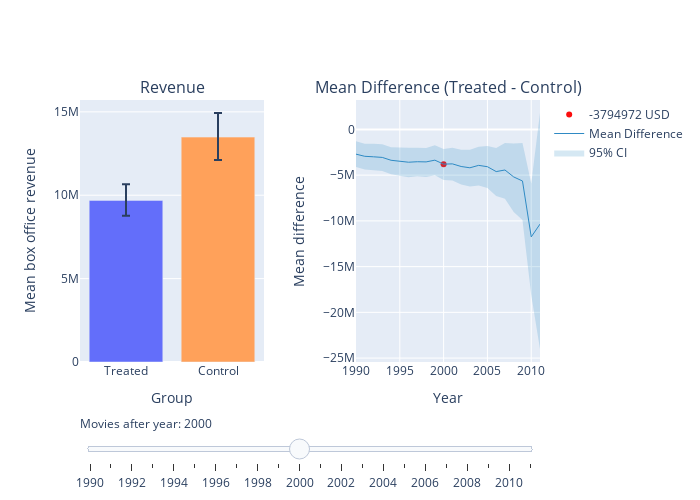

Notebook cell for this chart:
### Markdown cell above
#### Comment
- We observe that the density is similar between 0 - 0.5e8
- We observe that the treated group has some extreme values

### Code cell
# Create figure, t=0.33
fig = make_subplots(rows=1, 
       cols=2, 
       start_cell="bottom-left", 
       subplot_titles=('Revenue','Mean Difference (Treated - Control)'),
       horizontal_spacing  = 0.2)

# Add traces, one for each slider step
for idx in range(22):
    fig.add_trace(go.Bar(
        visible=False,
        name='Revenue',
        x=['Treated', 'Control'], y=[treated_mean_33[idx], control_mean_33[idx]],
        error_y=dict(type='data', array=[treated_ci_upper_33[idx], control_ci_upper_33[idx]], arrayminus=[treated_ci_lower_33[idx], control_ci_lower_33[idx]]),
        marker_color=['#636EFA', "#FFA15A"],
        showlegend=False,
    ),row=1, col=1
)
    
for idx, threshold in enumerate(np.arange(1990, 2012)):
    fig.add_trace(
        go.Scatter(
            visible=False,
            name=str(round(mean_diffs_33[idx])) + ' USD',
            line=dict(color="#FB0D0D", width=15),
            x=[threshold],
            y=[mean_diffs_33[idx]],
            mode="markers"
        ), row=1, col=2
    )

fig.add_trace(
    go.Scatter(
        visible=True,
        line=dict(color='rgba(47, 138, 196, 1)', width=1),
        x=np.arange(1990, 2012),
        y=mean_diffs_33,
        name="Mean Difference",
        mode="lines"
    ), row=1, col=2
)

# add 95% CI
fig.add_trace(
    go.Scatter(
        visible=True,
        x=[i for i in range(1990, 2012)]+ [i for i in range(1990, 2012)][::-1], # x, then x reversed
        y=mean_diffs_ci_upper_33+mean_diffs_ci_lower_33[::-1], # upper, then lower reversed
        fill='toself',
        fillcolor="rgba(47, 138, 196, 0.2)",
        line=dict(color='rgba(255,255,255,0)'),
        hoverinfo="skip",
        name='95% CI',
        showlegend=True
    ), row=1, col=2
)
    
    

# Make 10th trace visible
fig.data[10].visible = True
fig.data[32].visible = True
fig.data[44].visible = True
fig.data[45].visible = True


# Create and add slider
steps = []
for idx, year in enumerate(np.arange(1990, 2012)):
    step = dict(
        method="update",
        args=[{"visible": [False] * len(fig.data)}],  # layout attribute
        label=str(year)  # update the label to remove "step"
    )
    step["args"][0]["visible"][idx] = True  
    step["args"][0]["visible"][idx + 22] = True 
    step["args"][0]["visible"][44] = True 
    step["args"][0]["visible"][45] = True 
    steps.append(step)
    
    sliders = [dict(
    active= 10,
    currentvalue={"prefix": "Movies after year: "}, 
    pad={"t": 50},
    steps=steps
)]


fig.update_layout(
    width=700,
    height=500,
    sliders=sliders
)

# edit axis labels
fig['layout']['yaxis']['title']='Mean box office revenue'
fig['layout']['yaxis2']['title']='Mean difference'
fig['layout']['xaxis']['title']='Group'
fig['layout']['xaxis2']['title']='Year'

fig.show()
fig.write_html("./plots/mean_difference_female_2.html")

### Figure 1 — Plotly figure (JSON) as saved in the notebook; plotly's stock layout.template omitted (floating-point values rounded to 4 significant figures)
{"data": [{"error_y": {"array": [808800.0, 1201000.0], "arrayminus": [779500.0, 1123000.0], "type": "data"}, "marker": {"color": ["#636EFA", "#FFA15A"]}, "name": "Revenue", "showlegend": false, "type": "bar", "visible": false, "x": ["Treated", "Control"], "xaxis": "x", "y": [10170000.0, 12880000.0], "yaxis": "y"}, {"error_y": {"array": [817500.0, 1201000.0], "arrayminus": [778400.0, 1121000.0], "type": "data"}, "marker": {"color": ["#636EFA", "#FFA15A"]}, "name": "Revenue", "showlegend": false, "type": "bar", "visible": false, "x": ["Treated", "Control"], "xaxis": "x", "y": [10030000.0, 12970000.0], "yaxis": "y"}, {"error_y": {"array": [830200.0, 1263000.0], "arrayminus": [780800.0, 1147000.0], "type": "data"}, "marker": {"color": ["#636EFA", "#FFA15A"]}, "name": "Revenue", "showlegend": false, "type": "bar", "visible": false, "x": ["Treated", "Control"], "xaxis": "x", "y": [10020000.0, 13010000.0], "yaxis": "y"}, {"error_y": {"array": [827600.0, 1266000.0], "arrayminus": [790200.0, 1163000.0], "type": "data"}, "marker": {"color": ["#636EFA", "#FFA15A"]}, "name": "Revenue", "showlegend": false, "type": "bar", "visible": false, "x": ["Treated", "Control"], "xaxis": "x", "y": [10050000.0, 13110000.0], "yaxis": "y"}, {"error_y": {"array": [796400.0, 1308000.0], "arrayminus": [789200.0, 1203000.0], "type": "data"}, "marker": {"color": ["#636EFA", "#FFA15A"]}, "name": "Revenue", "showlegend": false, "type": "bar", "visible": false, "x": ["Treated", "Control"], "xaxis": "x", "y": [9932000.0, 13310000.0], "yaxis": "y"}, {"error_y": {"array": [822000.0, 1345000.0], "arrayminus": [802400.0, 1217000.0], "type": "data"}, "marker": {"color": ["#636EFA", "#FFA15A"]}, "name": "Revenue", "showlegend": false, "type": "bar", "visible": false, "x": ["Treated", "Control"], "xaxis": "x", "y": [9891000.0, 13390000.0], "yaxis": "y"}, {"error_y": {"array": [867500.0, 1392000.0], "arrayminus": [831400.0, 1287000.0], "type": "data"}, "marker": {"color": ["#636EFA", "#FFA15A"]}, "name": "Revenue", "showlegend": false, "type": "bar", "visible": false, "x": ["Treated", "Control"], "xaxis": "x", "y": [9991000.0, 13580000.0], "yaxis": "y"}, {"error_y": {"array": [886000.0, 1313000.0], "arrayminus": [835400.0, 1235000.0], "type": "data"}, "marker": {"color": ["#636EFA", "#FFA15A"]}, "name": "Revenue", "showlegend": false, "type": "bar", "visible": false, "x": ["Treated", "Control"], "xaxis": "x", "y": [9939000.0, 13470000.0], "yaxis": "y"}, {"error_y": {"array": [931100.0, 1373000.0], "arrayminus": [855000.0, 1291000.0], "type": "data"}, "marker": {"color": ["#636EFA", "#FFA15A"]}, "name": "Revenue", "showlegend": false, "type": "bar", "visible": false, "x": ["Treated", "Control"], "xaxis": "x", "y": [9895000.0, 13450000.0], "yaxis": "y"}, {"error_y": {"array": [945000.0, 1446000.0], "arrayminus": [884800.0, 1300000.0], "type": "data"}, "marker": {"color": ["#636EFA", "#FFA15A"]}, "name": "Revenue", "showlegend": false, "type": "bar", "visible": false, "x": ["Treated", "Control"], "xaxis": "x", "y": [9887000.0, 13250000.0], "yaxis": "y"}, {"error_y": {"array": [966400.0, 1439000.0], "arrayminus": [914900.0, 1368000.0], "type": "data"}, "marker": {"color": ["#636EFA", "#FFA15A"]}, "name": "Revenue", "showlegend": false, "type": "bar", "visible": true, "x": ["Treated", "Control"], "xaxis": "x", "y": [9690000.0, 13490000.0], "yaxis": "y"}, {"error_y": {"array": [1013000.0, 1591000.0], "arrayminus": [955500.0, 1453000.0], "type": "data"}, "marker": {"color": ["#636EFA", "#FFA15A"]}, "name": "Revenue", "showlegend": false, "type": "bar", "visible": false, "x": ["Treated", "Control"], "xaxis": "x", "y": [9749000.0, 13510000.0], "yaxis": "y"}, {"error_y": {"array": [1074000.0, 1636000.0], "arrayminus": [1018000.0, 1568000.0], "type": "data"}, "marker": {"color": ["#636EFA", "#FFA15A"]}, "name": "Revenue", "showlegend": false, "type": "bar", "visible": false, "x": ["Treated", "Control"], "xaxis": "x", "y": [9630000.0, 13680000.0], "yaxis": "y"}, {"error_y": {"array": [1091000.0, 1660000.0], "arrayminus": [1062000.0, 1609000.0], "type": "data"}, "marker": {"color": ["#636EFA", "#FFA15A"]}, "name": "Revenue", "showlegend": false, "type": "bar", "visible": false, "x": ["Treated", "Control"], "xaxis": "x", "y": [9449000.0, 13640000.0], "yaxis": "y"}, {"error_y": {"array": [1167000.0, 1884000.0], "arrayminus": [1089000.0, 1640000.0], "type": "data"}, "marker": {"color": ["#636EFA", "#FFA15A"]}, "name": "Revenue", "showlegend": false, "type": "bar", "visible": false, "x": ["Treated", "Control"], "xaxis": "x", "y": [9479000.0, 13410000.0], "yaxis": "y"}, {"error_y": {"array": [1278000.0, 2026000.0], "arrayminus": [1192000.0, 1825000.0], "type": "data"}, "marker": {"color": ["#636EFA", "#FFA15A"]}, "name": "Revenue", "showlegend": false, "type": "bar", "visible": false, "x": ["Treated", "Control"], "xaxis": "x", "y": [9432000.0, 13510000.0], "yaxis": "y"}, {"error_y": {"array": [1513000.0, 2337000.0], "arrayminus": [1402000.0, 2110000.0], "type": "data"}, "marker": {"color": ["#636EFA", "#FFA15A"]}, "name": "Revenue", "showlegend": false, "type": "bar", "visible": false, "x": ["Treated", "Control"], "xaxis": "x", "y": [9762000.0, 14370000.0], "yaxis": "y"}, {"error_y": {"array": [1781000.0, 2637000.0], "arrayminus": [1644000.0, 2353000.0], "type": "data"}, "marker": {"color": ["#636EFA", "#FFA15A"]}, "name": "Revenue", "showlegend": false, "type": "bar", "visible": false, "x": ["Treated", "Control"], "xaxis": "x", "y": [10250000.0, 14690000.0], "yaxis": "y"}, {"error_y": {"array": [2157000.0, 3422000.0], "arrayminus": [1895000.0, 2946000.0], "type": "data"}, "marker": {"color": ["#636EFA", "#FFA15A"]}, "name": "Revenue", "showlegend": false, "type": "bar", "visible": false, "x": ["Treated", "Control"], "xaxis": "x", "y": [10650000.0, 15840000.0], "yaxis": "y"}, {"error_y": {"array": [2672000.0, 3490000.0], "arrayminus": [2363000.0, 3223000.0], "type": "data"}, "marker": {"color": ["#636EFA", "#FFA15A"]}, "name": "Revenue", "showlegend": false, "type": "bar", "visible": false, "x": ["Treated", "Control"], "xaxis": "x", "y": [11170000.0, 16810000.0], "yaxis": "y"}, {"error_y": {"array": [3016000.0, 5851000.0], "arrayminus": [2568000.0, 4999000.0], "type": "data"}, "marker": {"color": ["#636EFA", "#FFA15A"]}, "name": "Revenue", "showlegend": false, "type": "bar", "visible": false, "x": ["Treated", "Control"], "xaxis": "x", "y": [9739000.0, 21490000.0], "yaxis": "y"}, {"error_y": {"array": [6977000.0, 12380000.0], "arrayminus": [5842000.0, 10090000.0], "type": "data"}, "marker": {"color": ["#636EFA", "#FFA15A"]}, "name": "Revenue", "showlegend": false, "type": "bar", "visible": false, "x": ["Treated", "Control"], "xaxis": "x", "y": [13980000.0, 24340000.0], "yaxis": "y"}, {"line": {"color": "#FB0D0D", "width": 15}, "mode": "markers", "name": "-2704299 USD", "type": "scatter", "visible": false, "x": [1990], "xaxis": "x2", "y": [-2704000.0], "yaxis": "y2"}, {"line": {"color": "#FB0D0D", "width": 15}, "mode": "markers", "name": "-2940394 USD", "type": "scatter", "visible": false, "x": [1991], "xaxis": "x2", "y": [-2940000.0], "yaxis": "y2"}, {"line": {"color": "#FB0D0D", "width": 15}, "mode": "markers", "name": "-2993439 USD", "type": "scatter", "visible": false, "x": [1992], "xaxis": "x2", "y": [-2993000.0], "yaxis": "y2"}, {"line": {"color": "#FB0D0D", "width": 15}, "mode": "markers", "name": "-3060007 USD", "type": "scatter", "visible": false, "x": [1993], "xaxis": "x2", "y": [-3060000.0], "yaxis": "y2"}, {"line": {"color": "#FB0D0D", "width": 15}, "mode": "markers", "name": "-3374070 USD", "type": "scatter", "visible": false, "x": [1994], "xaxis": "x2", "y": [-3374000.0], "yaxis": "y2"}, {"line": {"color": "#FB0D0D", "width": 15}, "mode": "markers", "name": "-3495176 USD", "type": "scatter", "visible": false, "x": [1995], "xaxis": "x2", "y": [-3495000.0], "yaxis": "y2"}, {"line": {"color": "#FB0D0D", "width": 15}, "mode": "markers", "name": "-3587700 USD", "type": "scatter", "visible": false, "x": [1996], "xaxis": "x2", "y": [-3588000.0], "yaxis": "y2"}, {"line": {"color": "#FB0D0D", "width": 15}, "mode": "markers", "name": "-3532693 USD", "type": "scatter", "visible": false, "x": [1997], "xaxis": "x2", "y": [-3533000.0], "yaxis": "y2"}, {"line": {"color": "#FB0D0D", "width": 15}, "mode": "markers", "name": "-3551509 USD", "type": "scatter", "visible": false, "x": [1998], "xaxis": "x2", "y": [-3552000.0], "yaxis": "y2"}, {"line": {"color": "#FB0D0D", "width": 15}, "mode": "markers", "name": "-3360984 USD", "type": "scatter", "visible": false, "x": [1999], "xaxis": "x2", "y": [-3361000.0], "yaxis": "y2"}, {"line": {"color": "#FB0D0D", "width": 15}, "mode": "markers", "name": "-3794972 USD", "type": "scatter", "visible": true, "x": [2000], "xaxis": "x2", "y": [-3795000.0], "yaxis": "y2"}, {"line": {"color": "#FB0D0D", "width": 15}, "mode": "markers", "name": "-3765130 USD", "type": "scatter", "visible": false, "x": [2001], "xaxis": "x2", "y": [-3765000.0], "yaxis": "y2"}, {"line": {"color": "#FB0D0D", "width": 15}, "mode": "markers", "name": "-4053293 USD", "type": "scatter", "visible": false, "x": [2002], "xaxis": "x2", "y": [-4053000.0], "yaxis": "y2"}, {"line": {"color": "#FB0D0D", "width": 15}, "mode": "markers", "name": "-4194573 USD", "type": "scatter", "visible": false, "x": [2003], "xaxis": "x2", "y": [-4195000.0], "yaxis": "y2"}, {"line": {"color": "#FB0D0D", "width": 15}, "mode": "markers", "name": "-3930953 USD", "type": "scatter", "visible": false, "x": [2004], "xaxis": "x2", "y": [-3931000.0], "yaxis": "y2"}, {"line": {"color": "#FB0D0D", "width": 15}, "mode": "markers", "name": "-4076725 USD", "type": "scatter", "visible": false, "x": [2005], "xaxis": "x2", "y": [-4077000.0], "yaxis": "y2"}, {"line": {"color": "#FB0D0D", "width": 15}, "mode": "markers", "name": "-4609575 USD", "type": "scatter", "visible": false, "x": [2006], "xaxis": "x2", "y": [-4610000.0], "yaxis": "y2"}, {"line": {"color": "#FB0D0D", "width": 15}, "mode": "markers", "name": "-4435522 USD", "type": "scatter", "visible": false, "x": [2007], "xaxis": "x2", "y": [-4436000.0], "yaxis": "y2"}, {"line": {"color": "#FB0D0D", "width": 15}, "mode": "markers", "name": "-5196228 USD", "type": "scatter", "visible": false, "x": [2008], "xaxis": "x2", "y": [-5196000.0], "yaxis": "y2"}, {"line": {"color": "#FB0D0D", "width": 15}, "mode": "markers", "name": "-5637563 USD", "type": "scatter", "visible": false, "x": [2009], "xaxis": "x2", "y": [-5638000.0], "yaxis": "y2"}, {"line": {"color": "#FB0D0D", "width": 15}, "mode": "markers", "name": "-11751578 USD", "type": "scatter", "visible": false, "x": [2010], "xaxis": "x2", "y": [-11750000.0], "yaxis": "y2"}, {"line": {"color": "#FB0D0D", "width": 15}, "mode": "markers", "name": "-10350831 USD", "type": "scatter", "visible": false, "x": [2011], "xaxis": "x2", "y": [-10350000.0], "yaxis": "y2"}, {"line": {"color": "rgba(47, 138, 196, 1)", "width": 1}, "mode": "lines", "name": "Mean Difference", "type": "scatter", "visible": true, "x": [1990, 1991, 1992, 1993, 1994, 1995, 1996, 1997, 1998, 1999, 2000, 2001, 2002, 2003, 2004, 2005, 2006, 2007, 2008, 2009, 2010, 2011], "xaxis": "x2", "y": [-2704000.0, -2940000.0, -2993000.0, -3060000.0, -3374000.0, -3495000.0, -3588000.0, -3533000.0, -3552000.0, -3361000.0, -3795000.0, -3765000.0, -4053000.0, -4195000.0, -3931000.0, -4077000.0, -4610000.0, -4436000.0, -5196000.0, -5638000.0, -11750000.0, -10350000.0], "yaxis": "y2"}, {"fill": "toself", "fillcolor": "rgba(47, 138, 196, 0.2)", "hoverinfo": "skip", "line": {"color": "rgba(255,255,255,0)"}, "name": "95% CI", "showlegend": true, "type": "scatter", "visible": true, "x": [1990, 1991, 1992, 1993, 1994, 1995, 1996, 1997, 1998, 1999, 2000, 2001, 2002, 2003, 2004, 2005, 2006, 2007, 2008, 2009, 2010, 2011, 2011, 2010, 2009, 2008, 2007, 2006, 2005, 2004, 2003, 2002, 2001, 2000, 1999, 1998, 1997, 1996, 1995, 1994, 1993, 1992, 1991, 1990], "xaxis": "x2", "y": [-1305000.0, -1568000.0, -1562000.0, -1618000.0, -1938000.0, -1997000.0, -2008000.0, -2000000.0, -2024000.0, -1736000.0, -2142000.0, -1995000.0, -2213000.0, -2222000.0, -1887000.0, -1826000.0, -2027000.0, -1493000.0, -1547000.0, -1476000.0, -5918000.0, 1784000.0, -23990000.0, -18100000.0, -9899000.0, -9036000.0, -7587000.0, -7271000.0, -6411000.0, -6127000.0, -6251000.0, -6024000.0, -5593000.0, -5541000.0, -5007000.0, -5192000.0, -5120000.0, -5229000.0, -5086000.0, -4898000.0, -4553000.0, -4469000.0, -4387000.0, -4106000.0], "yaxis": "y2"}], "layout": {"annotations": [{"font": {"size": 16}, "showarrow": false, "text": "Revenue", "x": 0.2, "xanchor": "center", "xref": "paper", "y": 1, "yanchor": "bottom", "yref": "paper"}, {"font": {"size": 16}, "showarrow": false, "text": "Mean Difference (Treated - Control)", "x": 0.8, "xanchor": "center", "xref": "paper", "y": 1, "yanchor": "bottom", "yref": "paper"}], "height": 500, "sliders": [{"active": 10, "currentvalue": {"prefix": "Movies after year: "}, "pad": {"t": 50}, "steps": [{"args": [{"visible": [true, false, false, false, false, false, false, false, false, false, false, false, false, false, false, false, false, false, false, false, false, false, true, false, false, false, false, false, false, false, false, false, false, false, false, false, false, false, false, false, false, false, false, false, true, true]}], "label": "1990", "method": "update"}, {"args": [{"visible": [false, true, false, false, false, false, false, false, false, false, false, false, false, false, false, false, false, false, false, false, false, false, false, true, false, false, false, false, false, false, false, false, false, false, false, false, false, false, false, false, false, false, false, false, true, true]}], "label": "1991", "method": "update"}, {"args": [{"visible": [false, false, true, false, false, false, false, false, false, false, false, false, false, false, false, false, false, false, false, false, false, false, false, false, true, false, false, false, false, false, false, false, false, false, false, false, false, false, false, false, false, false, false, false, true, true]}], "label": "1992", "method": "update"}, {"args": [{"visible": [false, false, false, true, false, false, false, false, false, false, false, false, false, false, false, false, false, false, false, false, false, false, false, false, false, true, false, false, false, false, false, false, false, false, false, false, false, false, false, false, false, false, false, false, true, true]}], "label": "1993", "method": "update"}, {"args": [{"visible": [false, false, false, false, true, false, false, false, false, false, false, false, false, false, false, false, false, false, false, false, false, false, false, false, false, false, true, false, false, false, false, false, false, false, false, false, false, false, false, false, false, false, false, false, true, true]}], "label": "1994", "method": "update"}, {"args": [{"visible": [false, false, false, false, false, true, false, false, false, false, false, false, false, false, false, false, false, false, false, false, false, false, false, false, false, false, false, true, false, false, false, false, false, false, false, false, false, false, false, false, false, false, false, false, true, true]}], "label": "1995", "method": "update"}, {"args": [{"visible": [false, false, false, false, false, false, true, false, false, false, false, false, false, false, false, false, false, false, false, false, false, false, false, false, false, false, false, false, true, false, false, false, false, false, false, false, false, false, false, false, false, false, false, false, true, true]}], "label": "1996", "method": "update"}, {"args": [{"visible": [false, false, false, false, false, false, false, true, false, false, false, false, false, false, false, false, false, false, false, false, false, false, false, false, false, false, false, false, false, true, false, false, false, false, false, false, false, false, false, false, false, false, false, false, true, true]}], "label": "1997", "method": "update"}, {"args": [{"visible": [false, false, false, false, false, false, false, false, true, false, false, false, false, false, false, false, false, false, false, false, false, false, false, false, false, false, false, false, false, false, true, false, false, false, false, false, false, false, false, false, false, false, false, false, true, true]}], "label": "1998", "method": "update"}, {"args": [{"visible": [false, false, false, false, false, false, false, false, false, true, false, false, false, false, false, false, false, false, false, false, false, false, false, false, false, false, false, false, false, false, false, true, false, false, false, false, false, false, false, false, false, false, false, false, true, true]}], "label": "1999", "method": "update"}, {"args": [{"visible": [false, false, false, false, false, false, false, false, false, false, true, false, false, false, false, false, false, false, false, false, false, false, false, false, false, false, false, false, false, false, false, false, true, false, false, false, false, false, false, false, false, false, false, false, true, true]}], "label": "2000", "method": "update"}, {"args": [{"visible": [false, false, false, false, false, false, false, false, false, false, false, true, false, false, false, false, false, false, false, false, false, false, false, false, false, false, false, false, false, false, false, false, false, true, false, false, false, false, false, false, false, false, false, false, true, true]}], "label": "2001", "method": "update"}, {"args": [{"visible": [false, false, false, false, false, false, false, false, false, false, false, false, true, false, false, false, false, false, false, false, false, false, false, false, false, false, false, false, false, false, false, false, false, false, true, false, false, false, false, false, false, false, false, false, true, true]}], "label": "2002", "method": "update"}, {"args": [{"visible": [false, false, false, false, false, false, false, false, false, false, false, false, false, true, false, false, false, false, false, false, false, false, false, false, false, false, false, false, false, false, false, false, false, false, false, true, false, false, false, false, false, false, false, false, true, true]}], "label": "2003", "method": "update"}, {"args": [{"visible": [false, false, false, false, false, false, false, false, false, false, false, false, false, false, true, false, false, false, false, false, false, false, false, false, false, false, false, false, false, false, false, false, false, false, false, false, true, false, false, false, false, false, false, false, true, true]}], "label": "2004", "method": "update"}, {"args": [{"visible": [false, false, false, false, false, false, false, false, false, false, false, false, false, false, false, true, false, false, false, false, false, false, false, false, false, false, false, false, false, false, false, false, false, false, false, false, false, true, false, false, false, false, false, false, true, true]}], "label": "2005", "method": "update"}, {"args": [{"visible": [false, false, false, false, false, false, false, false, false, false, false, false, false, false, false, false, true, false, false, false, false, false, false, false, false, false, false, false, false, false, false, false, false, false, false, false, false, false, true, false, false, false, false, false, true, true]}], "label": "2006", "method": "update"}, {"args": [{"visible": [false, false, false, false, false, false, false, false, false, false, false, false, false, false, false, false, false, true, false, false, false, false, false, false, false, false, false, false, false, false, false, false, false, false, false, false, false, false, false, true, false, false, false, false, true, true]}], "label": "2007", "method": "update"}, {"args": [{"visible": [false, false, false, false, false, false, false, false, false, false, false, false, false, false, false, false, false, false, true, false, false, false, false, false, false, false, false, false, false, false, false, false, false, false, false, false, false, false, false, false, true, false, false, false, true, true]}], "label": "2008", "method": "update"}, {"args": [{"visible": [false, false, false, false, false, false, false, false, false, false, false, false, false, false, false, false, false, false, false, true, false, false, false, false, false, false, false, false, false, false, false, false, false, false, false, false, false, false, false, false, false, true, false, false, true, true]}], "label": "2009", "method": "update"}, {"args": [{"visible": [false, false, false, false, false, false, false, false, false, false, false, false, false, false, false, false, false, false, false, false, true, false, false, false, false, false, false, false, false, false, false, false, false, false, false, false, false, false, false, false, false, false, true, false, true, true]}], "label": "2010", "method": "update"}, {"args": [{"visible": [false, false, false, false, false, false, false, false, false, false, false, false, false, false, false, false, false, false, false, false, false, true, false, false, false, false, false, false, false, false, false, false, false, false, false, false, false, false, false, false, false, false, false, true, true, true]}], "label": "2011", "method": "update"}]}], "width": 700, "xaxis": {"anchor": "y", "autorange": true, "domain": [0, 0.4], "range": [-0.5, 1.5], "title": {"text": "Group"}, "type": "category"}, "xaxis2": {"anchor": "y2", "autorange": true, "domain": [0.6, 1], "range": [1990, 2011], "title": {"text": "Year"}, "type": "linear"}, "yaxis": {"anchor": "x", "autorange": true, "domain": [0, 1], "range": [0, 15710000.0], "title": {"text": "Mean box office revenue"}, "type": "linear"}, "yaxis2": {"anchor": "x2", "autorange": true, "domain": [0, 1], "range": [-25430000.0, 3216000.0], "title": {"text": "Mean difference"}, "type": "linear"}}}
